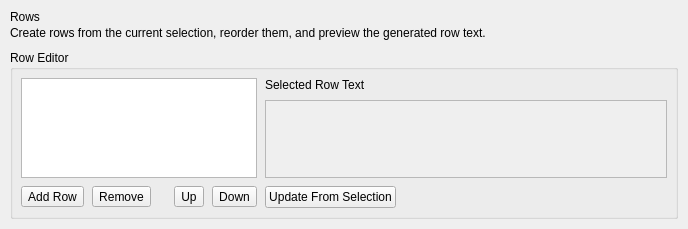
<?xml version="1.0" encoding="UTF-8"?>
<ui version="4.0">
 <class>RowEditDialog</class>
 <widget class="QWidget" name="RowEditDialog">
  <property name="geometry">
   <rect>
    <x>0</x>
    <y>0</y>
    <width>688</width>
    <height>169</height>
   </rect>
  </property>
  <property name="windowTitle">
   <string>Row Editor</string>
  </property>
  <layout class="QVBoxLayout" name="verticalLayout">
   <property name="margin">
    <number>10</number>
   </property>
   <property name="spacing">
    <number>10</number>
   </property>
   <item>
    <widget class="QWidget" name="rowEditSummaryCard">
     <layout class="QVBoxLayout" name="verticalLayout_3">
      <property name="spacing">
       <number>2</number>
      </property>
      <property name="margin">
       <number>0</number>
      </property>
      <item>
       <widget class="QLabel" name="rowEditSummaryTitle">
        <property name="rowEditRole" stdset="0">
         <string notr="true">title</string>
        </property>
        <property name="text">
         <string>Rows</string>
        </property>
       </widget>
      </item>
      <item>
       <widget class="QLabel" name="rowEditSummaryHint">
        <property name="rowEditRole" stdset="0">
         <string notr="true">hint</string>
        </property>
        <property name="wordWrap">
         <bool>true</bool>
        </property>
        <property name="text">
         <string>Create rows from the current selection, reorder them, and preview the generated row text.</string>
        </property>
       </widget>
      </item>
     </layout>
    </widget>
   </item>
   <item>
    <widget class="QGroupBox" name="createRows">
     <property name="title">
      <string>Row Editor</string>
     </property>
     <layout class="QGridLayout" name="gridLayout">
      <property name="margin">
       <number>8</number>
      </property>
      <property name="horizontalSpacing">
       <number>8</number>
      </property>
      <property name="verticalSpacing">
       <number>8</number>
      </property>
      <item row="2" column="3">
       <spacer name="horizontalSpacer_2">
        <property name="orientation">
         <enum>Qt::Horizontal</enum>
        </property>
        <property name="sizeType">
         <enum>QSizePolicy::Fixed</enum>
        </property>
        <property name="sizeHint" stdset="0">
         <size>
          <width>7</width>
          <height>20</height>
         </size>
        </property>
       </spacer>
      </item>
      <item row="0" column="0" colspan="6">
       <widget class="QListWidget" name="rowList">
        <property name="sizePolicy">
         <sizepolicy hsizetype="Ignored" vsizetype="Ignored">
          <horstretch>0</horstretch>
          <verstretch>0</verstretch>
         </sizepolicy>
        </property>
        <property name="minimumSize">
         <size>
          <width>150</width>
          <height>100</height>
         </size>
        </property>
        <property name="baseSize">
         <size>
          <width>0</width>
          <height>0</height>
         </size>
        </property>
        <property name="editTriggers">
         <set>QAbstractItemView::NoEditTriggers</set>
        </property>
        <property name="showDropIndicator" stdset="0">
         <bool>false</bool>
        </property>
        <property name="selectionBehavior">
         <enum>QAbstractItemView::SelectRows</enum>
        </property>
        <property name="sortingEnabled">
         <bool>true</bool>
        </property>
       </widget>
      </item>
      <item row="2" column="7">
       <spacer name="horizontalSpacer_3">
        <property name="orientation">
         <enum>Qt::Horizontal</enum>
        </property>
        <property name="sizeHint" stdset="0">
         <size>
          <width>40</width>
          <height>20</height>
         </size>
        </property>
       </spacer>
      </item>
      <item row="2" column="6">
       <widget class="QPushButton" name="updateRow">
        <property name="toolTip">
         <string>Replace the selected row with the stitches currently selected in the chart.</string>
        </property>
        <property name="text">
         <string>Update From Selection</string>
        </property>
       </widget>
      </item>
      <item row="0" column="6" colspan="2">
       <layout class="QVBoxLayout" name="verticalLayout_2">
        <item>
         <widget class="QLabel" name="label">
          <property name="text">
           <string>Selected Row Text</string>
          </property>
         </widget>
        </item>
        <item>
         <widget class="QTextEdit" name="rowView">
          <property name="enabled">
           <bool>false</bool>
          </property>
         </widget>
        </item>
       </layout>
      </item>
      <item row="2" column="0" colspan="2">
       <widget class="QToolButton" name="addRow">
        <property name="toolTip">
         <string>Create a new row from the current selection.</string>
        </property>
        <property name="text">
         <string>Add Row</string>
        </property>
        <property name="icon">
         <iconset resource="../crochet.qrc">
          <normaloff>:/images/plus.svg</normaloff>:/images/plus.svg</iconset>
        </property>
        <property name="iconSize">
         <size>
          <width>24</width>
          <height>24</height>
         </size>
        </property>
       </widget>
      </item>
      <item row="2" column="2">
       <widget class="QToolButton" name="removeRow">
        <property name="toolTip">
         <string>Remove the currently selected row.</string>
        </property>
        <property name="text">
         <string>Remove</string>
        </property>
        <property name="icon">
         <iconset resource="../crochet.qrc">
          <normaloff>:/images/minus.svg</normaloff>:/images/minus.svg</iconset>
        </property>
        <property name="iconSize">
         <size>
          <width>24</width>
          <height>24</height>
         </size>
        </property>
       </widget>
      </item>
      <item row="2" column="4">
       <widget class="QToolButton" name="moveUp">
        <property name="toolTip">
         <string>Move the selected row up.</string>
        </property>
        <property name="text">
         <string>Up</string>
        </property>
        <property name="icon">
         <iconset resource="../crochet.qrc">
          <normaloff>:/images/arrow_up.svg</normaloff>:/images/arrow_up.svg</iconset>
        </property>
        <property name="iconSize">
         <size>
          <width>24</width>
          <height>24</height>
         </size>
        </property>
       </widget>
      </item>
      <item row="2" column="5">
       <widget class="QToolButton" name="moveDown">
        <property name="toolTip">
         <string>Move the selected row down.</string>
        </property>
        <property name="text">
         <string>Down</string>
        </property>
        <property name="icon">
         <iconset resource="../crochet.qrc">
          <normaloff>:/images/arrow_down.svg</normaloff>:/images/arrow_down.svg</iconset>
        </property>
        <property name="iconSize">
         <size>
          <width>24</width>
          <height>24</height>
         </size>
        </property>
       </widget>
      </item>
     </layout>
    </widget>
   </item>
  </layout>
 </widget>
 <resources>
  <include location="../crochet.qrc"/>
 </resources>
 <connections/>
</ui>
